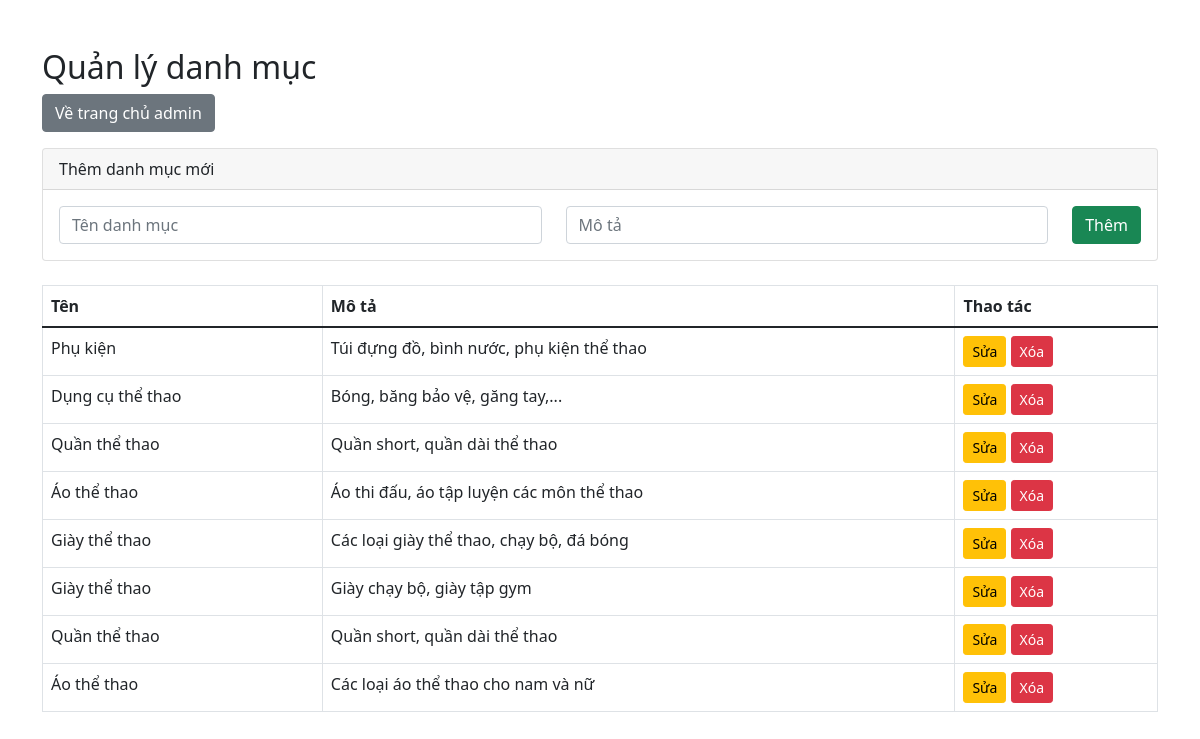
The app's page /admin/categories.php with its own data.
### tables this page shows
CREATE TABLE `categories` (
  `id` int(11) NOT NULL,
  `name` varchar(255) NOT NULL,
  `description` text DEFAULT NULL,
  `created_at` timestamp NOT NULL DEFAULT current_timestamp(),
  `updated_at` timestamp NOT NULL DEFAULT current_timestamp() ON UPDATE current_timestamp()
);

### admin/categories.php (the view, shortened to what this page needs)
<?php
require_once '../config.php';
$categories = $pdo->query("SELECT * FROM categories ORDER BY id DESC")->fetchAll(PDO::FETCH_ASSOC);
$edit_category = null;
?>
<!DOCTYPE html>
<html lang="vi">
<head>
    <link href="https://cdn.jsdelivr.net/npm/bootstrap@5.1.3/dist/css/bootstrap.min.css" rel="stylesheet">
</head>
<body>
<div class="container my-5">
    <h2>Quản lý danh mục</h2>
    <a href="index.php" class="btn btn-secondary mb-3">Về trang chủ admin</a>
    <div class="card mb-4">
        <div class="card-header"><?= $edit_category ? 'Sửa danh mục' : 'Thêm danh mục mới' ?></div>
        <div class="card-body">
            <form method="post">
                <div class="row">
                    <div class="col">
                        <input type="text" name="name" class="form-control" placeholder="Tên danh mục" required value="<?= $edit_category['name'] ?? '' ?>">
                    </div>
                    <div class="col">
                        <input type="text" name="description" class="form-control" placeholder="Mô tả" value="<?= $edit_category['description'] ?? '' ?>">
                    </div>
                    <div class="col-auto">
                        <button type="submit" name="<?= $edit_category ? 'edit' : 'add' ?>" class="btn btn-success">
                            <?= $edit_category ? 'Cập nhật' : 'Thêm' ?>
                        </button>
                    </div>
                </div>
            </form>
        </div>
    </div>
    <table class="table table-bordered">
        <thead>
            <tr>
                <th>Tên</th>
                <th>Mô tả</th>
                <th>Thao tác</th>
            </tr>
        </thead>
        <tbody>
            <?php foreach ($categories as $c): ?>
            <tr>
                <td><?= htmlspecialchars($c['name']) ?></td>
                <td><?= htmlspecialchars($c['description']) ?></td>
                <td>
                    <a href="categories.php?edit=<?= $c['id'] ?>" class="btn btn-warning btn-sm">Sửa</a>
                    <a href="categories.php?delete=<?= $c['id'] ?>" class="btn btn-danger btn-sm" onclick="return confirm('Xóa danh mục này?')">Xóa</a>
                </td>
            </tr>
            <?php endforeach; ?>
        </tbody>
    </table>
</div>
</body>
</html>

### records on screen
categories: name "Phụ kiện", description "Túi đựng đồ, bình nước, phụ kiện thể thao"
categories: name "Dụng cụ thể thao", description "Bóng, băng bảo vệ, găng tay,..."
categories: name "Quần thể thao", description "Quần short, quần dài thể thao"
categories: name "Áo thể thao", description "Áo thi đấu, áo tập luyện các môn thể thao"
categories: name "Giày thể thao", description "Các loại giày thể thao, chạy bộ, đá bóng"
categories: name "Giày thể thao", description "Giày chạy bộ, giày tập gym"
categories: name "Quần thể thao", description "Quần short, quần dài thể thao"
categories: name "Áo thể thao", description "Các loại áo thể thao cho nam và nữ"
